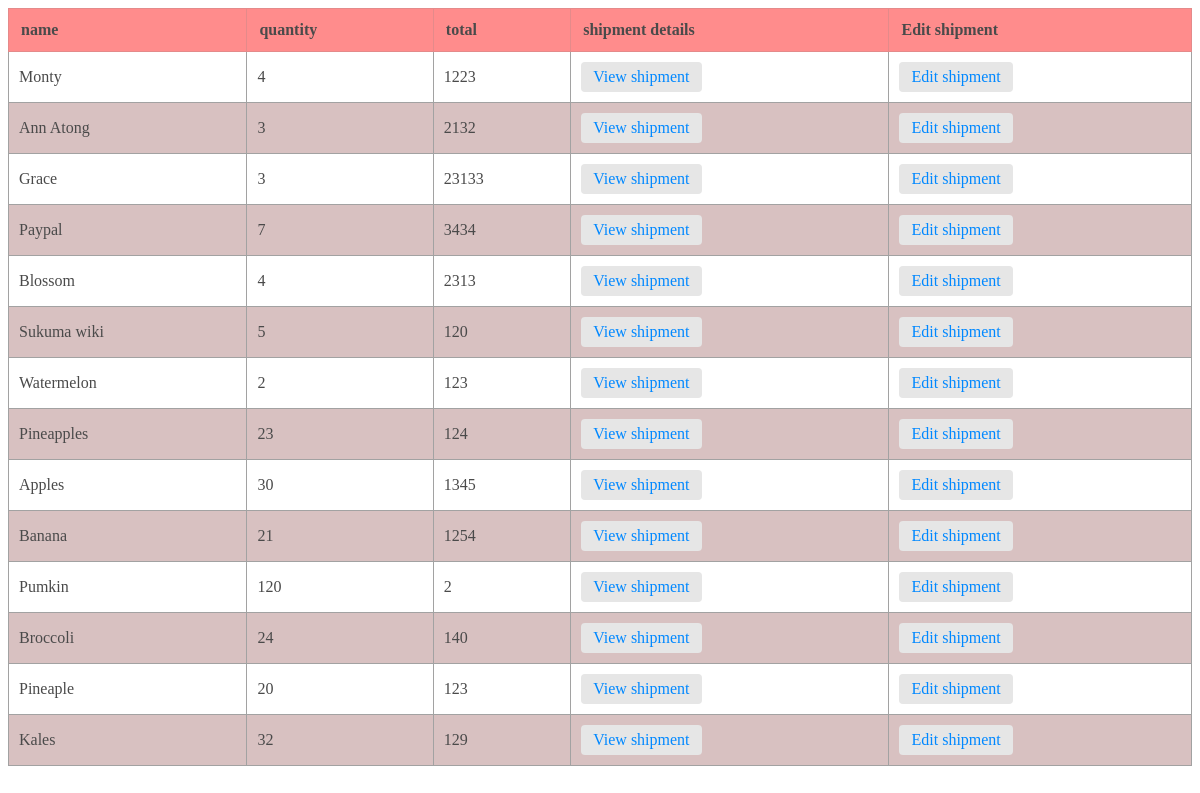
The page /Shipment_management/shipment_management/list on the database its author committed.
### Shipment_management/models.py (models this page shows, shortened)
class Shipment(models.Model):
    name = models.CharField (max_length=32)
    quantity= models.PositiveBigIntegerField()
    total = models.IntegerField()
    deliverymethod= models.CharField(max_length=32)
    date_created = models.DateTimeField(auto_now_add=True)
    date_updated = models.DateTimeField(auto_now=True)

### Shipment_management/views.py (the view)
# urls.py: path("shipment_management/list",shipment_list,name="shipment_list_view"),
def shipment_list(request):
    shipments = Shipment.objects.all()
    return render (request, "shipment/shipment_list.html", {"shipments": shipments})

### templates/shipment/shipment_list.html (shortened to what this page needs)
<!DOCTYPE html>
<html lang="en">
<head>
    {% load static %}
    <link rel="stylesheet" href="{% static 'inventory/products_list.css' %}">
</head>
<body>
<table>
        <tr>
            <th>name</th>
            <th>quantity</th>
            <th>total</th>
            <th>shipment details</th>
            <th>Edit shipment</th>
        </tr>
    <tbody>
        {% for shipment in shipments %}
        <tr>
            <td>{{shipment.name}}</td>
            <td>{{shipment.quantity}}</td>
            <td>{{shipment.total}}</td>
            <td><a href = "{% url 'shipment_detail_view' id=shipment.id %}">View shipment</a></td>
            <td><a href = "{% url 'shipment_edit_view' id=shipment.id %}">Edit shipment</a></td>
        </tr>
        {% endfor %}
    </tbody>
</table>
</body>
</html>

### inventory/static/inventory/products_list.css (style rules this page uses)
table { width: 100%; border-collapse: collapse; border: 1px solid #6B6B6B; color: #4A4A4A; }
th { background-color: #FF8C8C; padding: 12px; border: 1px solid #E48A8A; text-align: left; font-weight: bold; }
td { padding: 10px; border: 1px solid #A2A2A2; }
td a { display: inline-block; padding: 6px 12px; text-align: center; text-decoration: none; color: #0088FF; border-radius: 4px; background-color: #E6E6E6; transition: background-color 0.2s ease; }
tr:nth-child(even) { background-color: #D8C1C1; }

### rows shown on the page
Shipment: name "Monty", quantity "4", total "1223"
Shipment: name "Ann Atong", quantity "3", total "2132"
Shipment: name "Grace", quantity "3", total "23133"
Shipment: name "Paypal", quantity "7", total "3434"
Shipment: name "Blossom", quantity "4", total "2313"
Shipment: name "Sukuma wiki", quantity "5", total "120"
Shipment: name "Watermelon", quantity "2", total "123"
Shipment: name "Pineapples", quantity "23", total "124"
Shipment: name "Apples", quantity "30", total "1345"
Shipment: name "Banana", quantity "21", total "1254"
Shipment: name "Pumkin", quantity "120", total "2"
Shipment: name "Broccoli", quantity "24", total "140"
Shipment: name "Pineaple", quantity "20", total "123"
Shipment: name "Kales", quantity "32", total "129"
